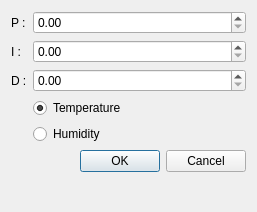
<?xml version="1.0" encoding="UTF-8"?>
<ui version="4.0">
 <class>AddPid</class>
 <widget class="QDialog" name="AddPid">
  <property name="geometry">
   <rect>
    <x>0</x>
    <y>0</y>
    <width>257</width>
    <height>212</height>
   </rect>
  </property>
  <property name="windowTitle">
   <string>Dialog</string>
  </property>
  <layout class="QFormLayout" name="formLayout">
   <item row="1" column="0">
    <widget class="QLabel" name="pLabel">
     <property name="text">
      <string>P :</string>
     </property>
    </widget>
   </item>
   <item row="1" column="1">
    <widget class="QDoubleSpinBox" name="pDoubleSpinBox"/>
   </item>
   <item row="3" column="0">
    <widget class="QLabel" name="iLabel">
     <property name="text">
      <string>I :</string>
     </property>
    </widget>
   </item>
   <item row="3" column="1">
    <widget class="QDoubleSpinBox" name="iDoubleSpinBox"/>
   </item>
   <item row="4" column="0">
    <widget class="QLabel" name="dLabel">
     <property name="text">
      <string>D :</string>
     </property>
    </widget>
   </item>
   <item row="4" column="1">
    <widget class="QDoubleSpinBox" name="dDoubleSpinBox"/>
   </item>
   <item row="7" column="1">
    <widget class="QDialogButtonBox" name="buttonBox">
     <property name="orientation">
      <enum>Qt::Horizontal</enum>
     </property>
     <property name="standardButtons">
      <set>QDialogButtonBox::Cancel|QDialogButtonBox::Ok</set>
     </property>
    </widget>
   </item>
   <item row="5" column="1">
    <widget class="QRadioButton" name="tempRadioButton">
     <property name="text">
      <string>Temperature</string>
     </property>
     <property name="checked">
      <bool>true</bool>
     </property>
     <attribute name="buttonGroup">
      <string notr="true">buttonGroup</string>
     </attribute>
    </widget>
   </item>
   <item row="6" column="1">
    <widget class="QRadioButton" name="humidRadioButton">
     <property name="text">
      <string>Humidity</string>
     </property>
     <attribute name="buttonGroup">
      <string notr="true">buttonGroup</string>
     </attribute>
    </widget>
   </item>
  </layout>
 </widget>
 <resources/>
 <connections>
  <connection>
   <sender>buttonBox</sender>
   <signal>accepted()</signal>
   <receiver>AddPid</receiver>
   <slot>accept()</slot>
   <hints>
    <hint type="sourcelabel">
     <x>248</x>
     <y>254</y>
    </hint>
    <hint type="destinationlabel">
     <x>157</x>
     <y>274</y>
    </hint>
   </hints>
  </connection>
  <connection>
   <sender>buttonBox</sender>
   <signal>rejected()</signal>
   <receiver>AddPid</receiver>
   <slot>reject()</slot>
   <hints>
    <hint type="sourcelabel">
     <x>316</x>
     <y>260</y>
    </hint>
    <hint type="destinationlabel">
     <x>286</x>
     <y>274</y>
    </hint>
   </hints>
  </connection>
 </connections>
 <buttongroups>
  <buttongroup name="buttonGroup"/>
 </buttongroups>
</ui>
